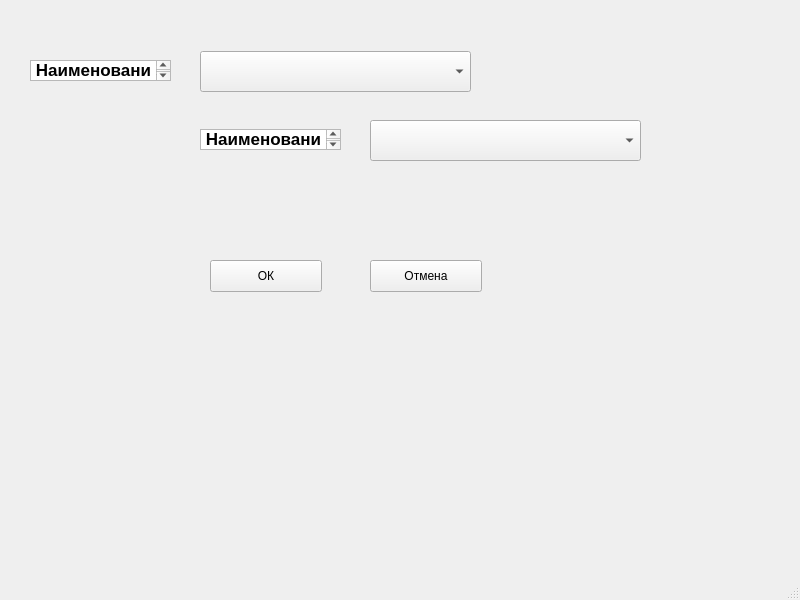
<?xml version="1.0" encoding="UTF-8"?>
<ui version="4.0">
 <class>TapTaxi</class>
 <widget class="QMainWindow" name="TapTaxi">
  <property name="geometry">
   <rect>
    <x>0</x>
    <y>0</y>
    <width>800</width>
    <height>600</height>
   </rect>
  </property>
  <property name="windowTitle">
   <string>TapTaxi</string>
  </property>
  <widget class="QWidget" name="centralwidget">
   <widget class="QTextEdit" name="textEdit">
    <property name="geometry">
     <rect>
      <x>30</x>
      <y>60</y>
      <width>141</width>
      <height>21</height>
     </rect>
    </property>
    <property name="html">
     <string>&lt;!DOCTYPE HTML PUBLIC &quot;-//W3C//DTD HTML 4.0//EN&quot; &quot;http://www.w3.org/TR/REC-html40/strict.dtd&quot;&gt;
&lt;html&gt;&lt;head&gt;&lt;meta name=&quot;qrichtext&quot; content=&quot;1&quot; /&gt;&lt;style type=&quot;text/css&quot;&gt;
p, li { white-space: pre-wrap; }
&lt;/style&gt;&lt;/head&gt;&lt;body style=&quot; font-family:'.AppleSystemUIFont'; font-size:13pt; font-weight:400; font-style:normal;&quot;&gt;
&lt;p align=&quot;center&quot; style=&quot; margin-top:0px; margin-bottom:0px; margin-left:0px; margin-right:0px; -qt-block-indent:0; text-indent:0px;&quot;&gt;&lt;span style=&quot; font-weight:600;&quot;&gt;Наименование&lt;/span&gt;&lt;/p&gt;&lt;/body&gt;&lt;/html&gt;</string>
    </property>
   </widget>
   <widget class="QComboBox" name="comboBox">
    <property name="geometry">
     <rect>
      <x>200</x>
      <y>51</y>
      <width>271</width>
      <height>41</height>
     </rect>
    </property>
   </widget>
   <widget class="QPushButton" name="pushButton">
    <property name="geometry">
     <rect>
      <x>370</x>
      <y>260</y>
      <width>112</width>
      <height>32</height>
     </rect>
    </property>
    <property name="text">
     <string>Отмена</string>
    </property>
   </widget>
   <widget class="QPushButton" name="pushButton_2">
    <property name="geometry">
     <rect>
      <x>210</x>
      <y>260</y>
      <width>112</width>
      <height>32</height>
     </rect>
    </property>
    <property name="text">
     <string>ОК</string>
    </property>
   </widget>
   <widget class="QTextEdit" name="textEdit_2">
    <property name="geometry">
     <rect>
      <x>200</x>
      <y>129</y>
      <width>141</width>
      <height>21</height>
     </rect>
    </property>
    <property name="html">
     <string>&lt;!DOCTYPE HTML PUBLIC &quot;-//W3C//DTD HTML 4.0//EN&quot; &quot;http://www.w3.org/TR/REC-html40/strict.dtd&quot;&gt;
&lt;html&gt;&lt;head&gt;&lt;meta name=&quot;qrichtext&quot; content=&quot;1&quot; /&gt;&lt;style type=&quot;text/css&quot;&gt;
p, li { white-space: pre-wrap; }
&lt;/style&gt;&lt;/head&gt;&lt;body style=&quot; font-family:'.AppleSystemUIFont'; font-size:13pt; font-weight:400; font-style:normal;&quot;&gt;
&lt;p align=&quot;center&quot; style=&quot; margin-top:0px; margin-bottom:0px; margin-left:0px; margin-right:0px; -qt-block-indent:0; text-indent:0px;&quot;&gt;&lt;span style=&quot; font-weight:600;&quot;&gt;Наименование&lt;/span&gt;&lt;/p&gt;&lt;/body&gt;&lt;/html&gt;</string>
    </property>
   </widget>
   <widget class="QComboBox" name="comboBox_2">
    <property name="geometry">
     <rect>
      <x>370</x>
      <y>120</y>
      <width>271</width>
      <height>41</height>
     </rect>
    </property>
   </widget>
  </widget>
  <widget class="QStatusBar" name="statusbar"/>
 </widget>
 <resources/>
 <connections/>
</ui>
